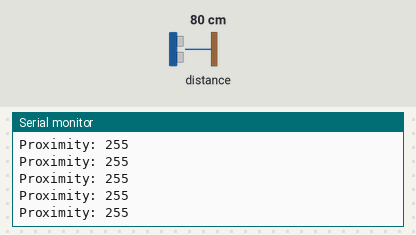
This sketch was run on a simulated Arduino Nano 33 BLE. Parts: the last lines printed to the serial monitor. The test bench sets the inputs (shaded band); at power-on: distance to the obstacle 80 cm.

Above: at 2.7 s.
2.8 s: distance to the obstacle set to 2 cm
At 2.85 s:
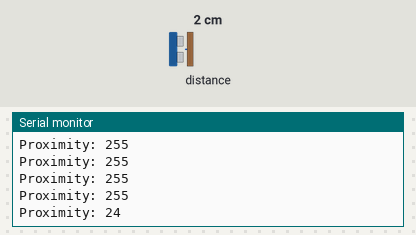
4.3 s: distance to the obstacle set to 4 cm
At 4.3 s:
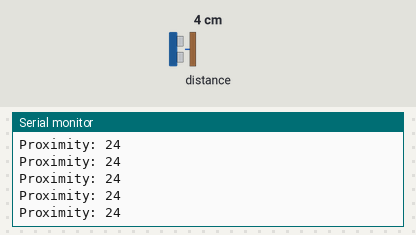
Timing chart, 0 to 7.3 s (numbered marks = the images above; inputs shaded):
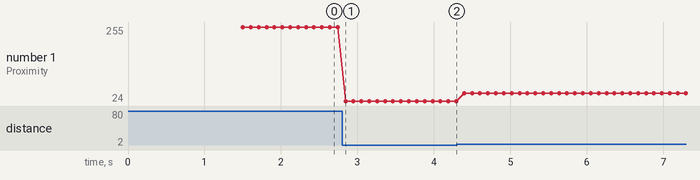

The sketch:

Lab2_Task9A.ino
```cpp
#include <Arduino_APDS9960.h>

void setup() {
  Serial.begin(115200);
  delay(1500);

  if (!APDS.begin()) {
    Serial.println("Failed to initialize APDS9960 sensor.");
    while (1);
  }

  Serial.println("Proximity test started");
}

void loop() {
  if (APDS.proximityAvailable()) {
    int proximity = APDS.readProximity();

    Serial.print("Proximity: ");
    Serial.println(proximity);
  }

  delay(100);
}
```

Measured:
- after the input at 2.8 s, the serial monitor: prints a new line after 0.05 s (image 1)
- plotted number 1: 255 → 24 after the input at 2.8 s, 24 → 48 after the input at 4.3 s
